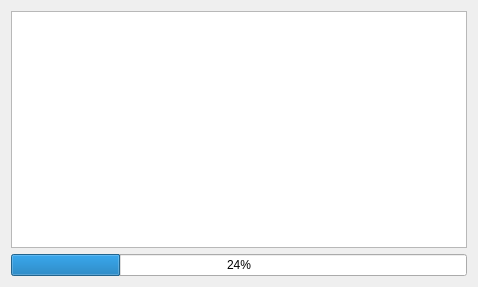
<?xml version="1.0" encoding="UTF-8"?>
<ui version="4.0">
 <class>saveDialog</class>
 <widget class="QDialog" name="saveDialog">
  <property name="geometry">
   <rect>
    <x>0</x>
    <y>0</y>
    <width>478</width>
    <height>287</height>
   </rect>
  </property>
  <property name="windowTitle">
   <string>Dialog</string>
  </property>
  <layout class="QVBoxLayout" name="verticalLayout">
   <item>
    <widget class="QTextEdit" name="textEdit"/>
   </item>
   <item>
    <widget class="QProgressBar" name="progressBar">
     <property name="value">
      <number>24</number>
     </property>
    </widget>
   </item>
  </layout>
 </widget>
 <resources/>
 <connections/>
</ui>
